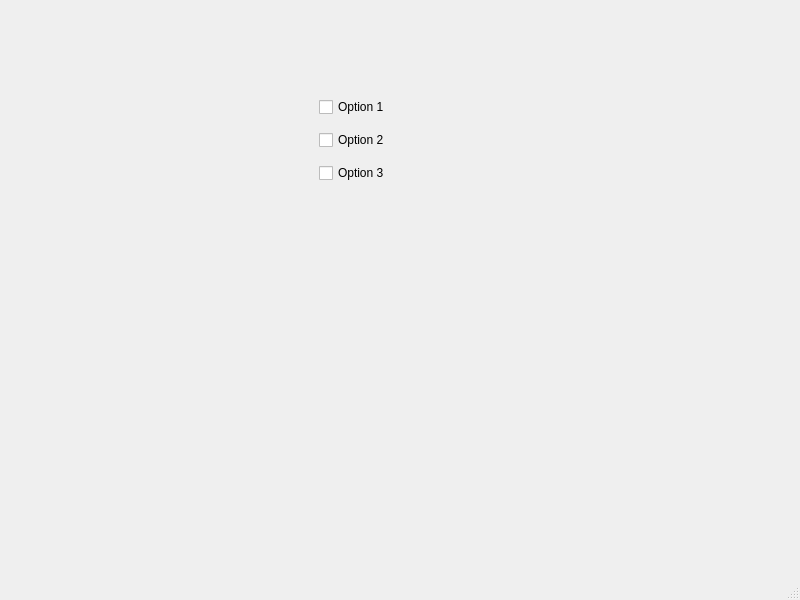
<?xml version="1.0" encoding="UTF-8"?>
<ui version="4.0">
 <class>MainWindow</class>
 <widget class="QMainWindow" name="MainWindow">
  <property name="geometry">
   <rect>
    <x>0</x>
    <y>0</y>
    <width>800</width>
    <height>600</height>
   </rect>
  </property>
  <property name="windowTitle">
   <string>MainWindow</string>
  </property>
  <widget class="QWidget" name="centralwidget">
   <widget class="QWidget" name="layoutWidget">
    <property name="geometry">
     <rect>
      <x>319</x>
      <y>90</y>
      <width>91</width>
      <height>101</height>
     </rect>
    </property>
    <layout class="QVBoxLayout" name="verticalLayout">
     <item>
      <widget class="QCheckBox" name="checkBox">
       <property name="text">
        <string>Option 1</string>
       </property>
      </widget>
     </item>
     <item>
      <widget class="QCheckBox" name="checkBox_2">
       <property name="text">
        <string>Option 2</string>
       </property>
      </widget>
     </item>
     <item>
      <widget class="QCheckBox" name="checkBox_3">
       <property name="text">
        <string>Option 3</string>
       </property>
      </widget>
     </item>
    </layout>
   </widget>
  </widget>
  <widget class="QMenuBar" name="menubar">
   <property name="geometry">
    <rect>
     <x>0</x>
     <y>0</y>
     <width>800</width>
     <height>21</height>
    </rect>
   </property>
  </widget>
  <widget class="QStatusBar" name="statusbar"/>
 </widget>
 <resources/>
 <connections/>
</ui>
